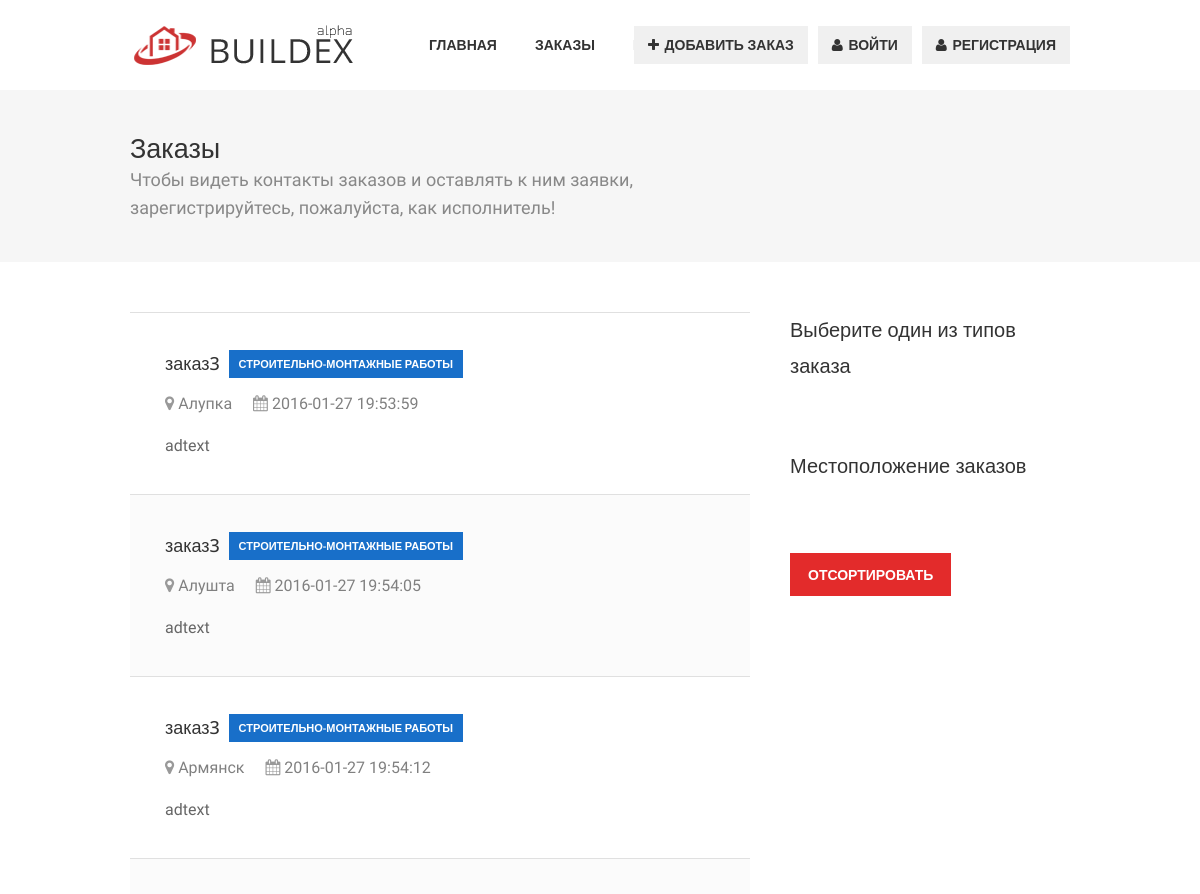
Page /orders.php (upper part) on the earlier database version.
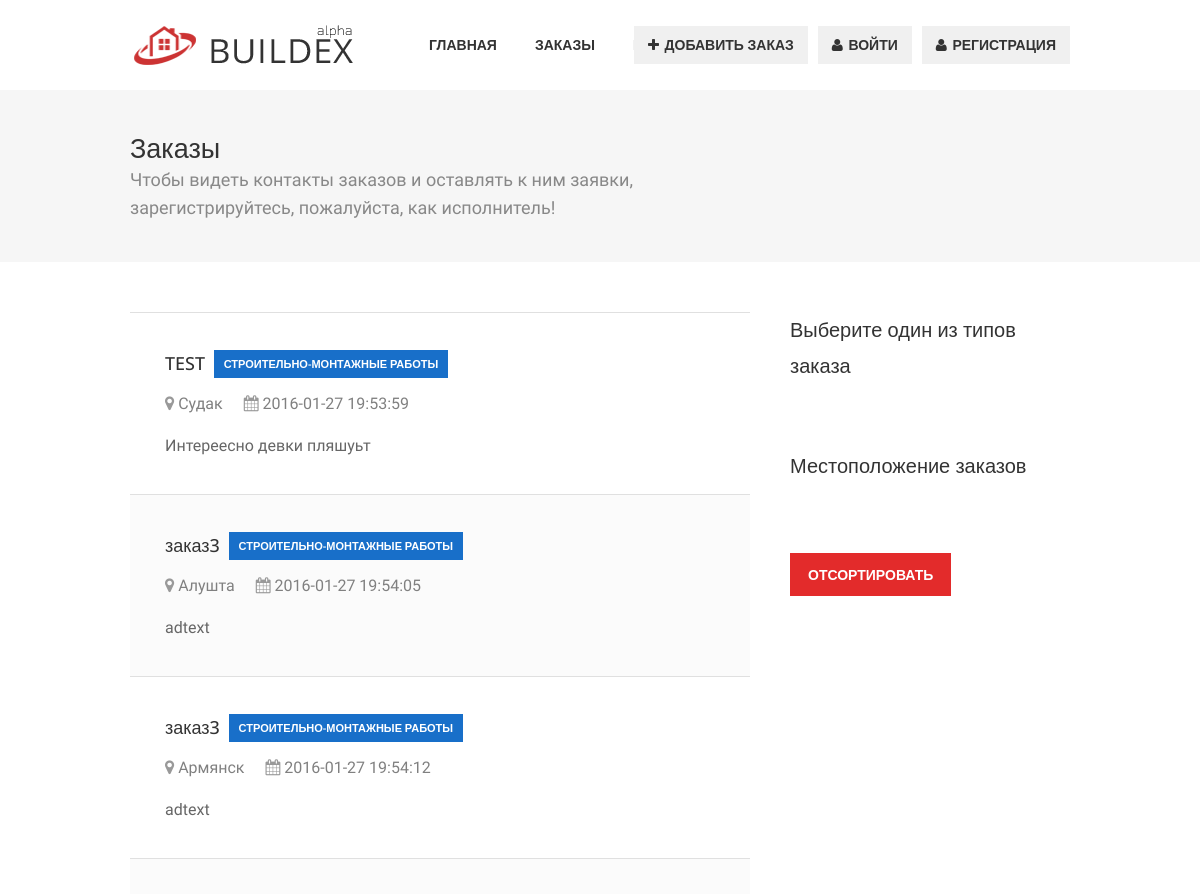
Same page on the later database version.
### tables this page shows
CREATE TABLE IF NOT EXISTS `ads` (
  `id` int(11) NOT NULL AUTO_INCREMENT,
  `userid` int(11) NOT NULL,
  `type` int(11) NOT NULL,
  `firstid` int(11) NOT NULL,
  `secid` int(11) NOT NULL,
  `thirdid` int(11) NOT NULL,
  `title` varchar(256) NOT NULL,
  `adtext` text NOT NULL,
  `workload` varchar(256) NOT NULL,
  `term` varchar(256) NOT NULL,
  `applications` int(11) NOT NULL,
  `date` timestamp NOT NULL DEFAULT CURRENT_TIMESTAMP,
  `regionid` int(11) NOT NULL,
  PRIMARY KEY (`id`)
);

CREATE TABLE IF NOT EXISTS `regions` (
  `id` int(11) NOT NULL AUTO_INCREMENT,
  `region` varchar(256) NOT NULL,
  PRIMARY KEY (`id`)
);

CREATE TABLE IF NOT EXISTS `categories` (
  `id` int(11) NOT NULL AUTO_INCREMENT,
  `first` varchar(256) NOT NULL,
  `sec` varchar(256) NOT NULL,
  `third` varchar(256) NOT NULL,
  PRIMARY KEY (`id`)
);

### lib/ordpageoutput.php (called while the page is built, shortened)
<?
$sum = 5;
if(!isset($_GET['str']))
{$str = 0;}
else
{$str = $_GET['str'];}
$start = $str * $sum;
if(isset($_REQUEST['region'])&& isset($_REQUEST['category']))
{
     $r = mysql_query("SELECT ads.id, ads.firstid, ads.title, ads.adtext,  ads.date, categories.first, regions.region
                        FROM (ads CROSS JOIN categories ON ads.firstid = categories.id)
                         CROSS JOIN regions ON regions.id=ads.regionid
                         where ads.regionid=$reg and ads.firstid=$cat LIMIT $start, $sum");
}
elseif(isset($_REQUEST['category']))
{
       $r = mysql_query("SELECT ads.id, ads.firstid, ads.title, ads.adtext,  ads.date, categories.first, regions.region
                        FROM (ads CROSS JOIN categories ON ads.firstid = categories.id)
                         CROSS JOIN regions ON regions.id=ads.regionid
                         where ads.firstid=$cat");
}
elseif(isset($_REQUEST['region']))
{
     $r = mysql_query("SELECT ads.id, ads.firstid, ads.title, ads.adtext,  ads.date, categories.first, regions.region
                        FROM (ads CROSS JOIN categories ON ads.firstid = categories.id)
                         CROSS JOIN regions ON regions.id=ads.regionid
                         where ads.regionid=$reg LIMIT $start, $sum");
}
else
{
    $r = mysql_query("SELECT ads.id, ads.firstid, ads.title, ads.adtext,  ads.date, categories.first, regions.region
                        FROM (ads CROSS JOIN categories ON ads.firstid = categories.id) CROSS JOIN regions ON regions.id=ads.regionid LIMIT $start, $sum");
}
$n = mysql_num_rows($r);

### orders.php (the view, shortened to what this page needs)
<!DOCTYPE html>
<html lang="ru">
<head>
<link rel="stylesheet" href="css/style.css">
<link rel="stylesheet" href="css/colors/red.css" id="colors">
</head>
<body>
<div id="wrapper">
<?php include("blocks/header-out.php");
        include(LIBPATH."ordpageoutput.php"); ?>
<div id="titlebar">
	<div class="container">
		<div class="ten columns">
			<h2>Заказы</h2>
			<?
            if(!isset($_SESSION['type']) || ($_SESSION['type']!="perf")){?>
                <span>Чтобы видеть контакты заказов и оставлять к ним заявки, зарегистрируйтесь, пожалуйста, как исполнитель!</span>
		     <?}?>
        </div>
	</div>
</div>
<div class="container">
	<div class="eleven columns">
	<div class="padding-right">
		<ul class="job-list full">
    <?
    for ($i = 0; $i < $n; $i++)
    {
        $myrow = mysql_fetch_array($r);
        ?>
			<li><a href="order-page.php?id=<?echo $myrow["id"];?>">
				<div class="job-list-content">
					<h4><?echo $myrow["title"];?> <span class="full-time"><?echo $myrow["first"];?></span></h4>
					<div class="job-icons">
						<span><i class="fa fa-map-marker"></i><?echo $myrow["region"];?></span>
						<span><i class="fa fa-calendar"></i><?echo $myrow["date"];?></span>
					</div>
					<p><?echo $myrow["adtext"];?></p>
				</div>
				</a>
			</li>
   <?}?>
		</ul>
	</div>
	</div>
	<div class="five columns">
		<form action="orders" method="post">
		<div class="widget">
			<h4>Выберите один из типов заказа</h4>
		</div>
		<div class="widget" style="margin-top:-20px">
			<h4>Местоположение заказов</h4>
				<br/><br/>
				<button class="button">Отсортировать</button>
			</form>
		</div>
	</div>
</div>
</body>
</html>

Differences in the rows shown:
changed ads: title "заказ3" → "TEST"; regionid.region "Алупка" → "Судак"; adtext "adtext" → "Интереесно девки пляшуьт"
